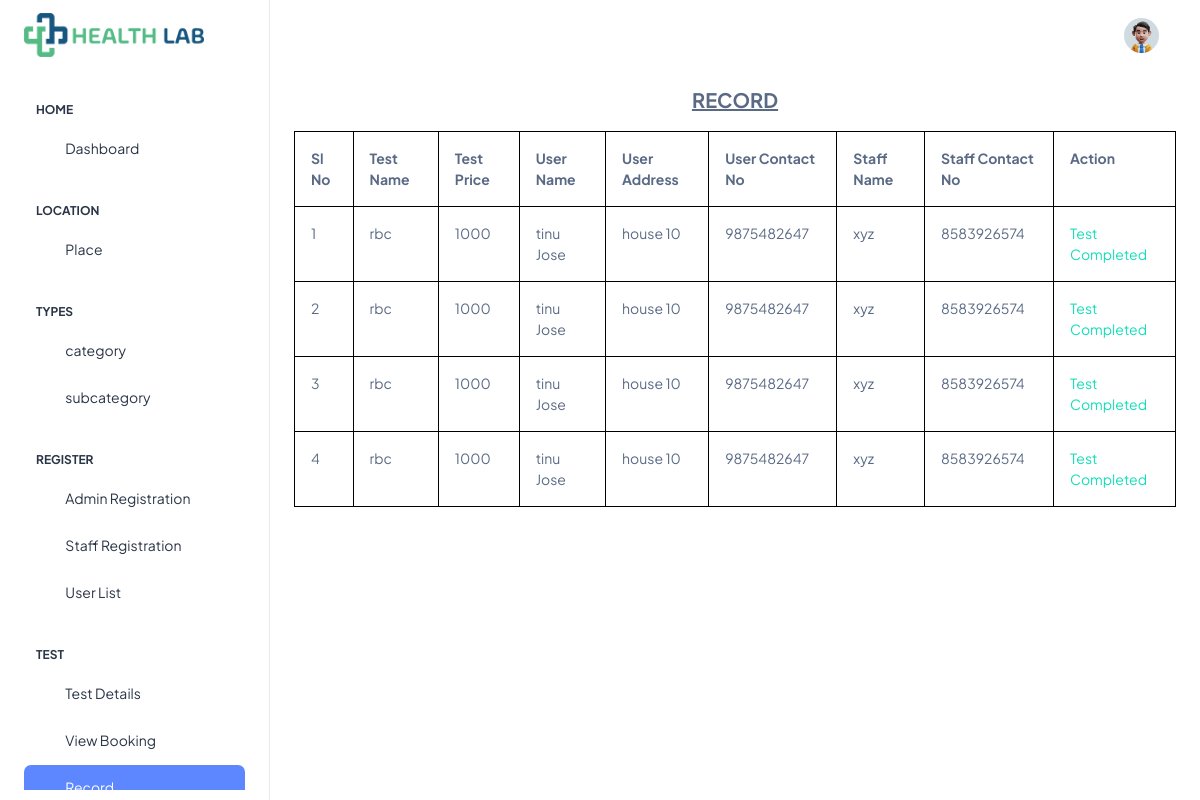
Page /Project/Admin/record.php (signed in) on the committed database.
### tables this page shows
CREATE TABLE `tbl_assignstaff` (
  `assignstaff_id` int(11) NOT NULL auto_increment,
  `booking_id` int(11) NOT NULL,
  `staff_id` int(11) NOT NULL,
  PRIMARY KEY  (`assignstaff_id`)
);

CREATE TABLE `tbl_test` (
  `test_id` int(11) NOT NULL auto_increment,
  `test_name` varchar(100) NOT NULL,
  `test_price` varchar(50) NOT NULL,
  `subcategory_id` int(11) NOT NULL,
  PRIMARY KEY  (`test_id`)
);

CREATE TABLE `tbl_user` (
  `user_id` int(11) NOT NULL auto_increment,
  `user_name` varchar(50) NOT NULL,
  `user_address` varchar(100) NOT NULL,
  `user_contact` varchar(50) NOT NULL,
  `user_proof` varchar(100) NOT NULL,
  `user_email` varchar(100) NOT NULL,
  `user_password` varchar(50) NOT NULL,
  `user_photo` varchar(100) NOT NULL,
  `place_id` int(11) NOT NULL,
  `user_age` varchar(50) NOT NULL,
  `user_gender` varchar(50) NOT NULL,
  PRIMARY KEY  (`user_id`)
);

CREATE TABLE `tbl_staff` (
  `staff_id` int(11) NOT NULL auto_increment,
  `staff_name` varchar(50) NOT NULL,
  `staff_address` varchar(100) NOT NULL,
  `staff_contact` varchar(50) NOT NULL,
  `staff_gender` varchar(50) NOT NULL,
  `staff_age` varchar(50) NOT NULL,
  `staff_proof` varchar(100) NOT NULL,
  `staff_email` varchar(50) NOT NULL,
  `staff_password` varchar(50) NOT NULL,
  `staff_photo` varchar(100) NOT NULL,
  `place_id` int(11) NOT NULL,
  PRIMARY KEY  (`staff_id`)
);

### Project/Admin/record.php (the view, shortened to what this page needs)
<?php
include("Head.php");
?>
<!DOCTYPE html PUBLIC "-//W3C//DTD XHTML 1.0 Transitional//EN" "http://www.w3.org/TR/xhtml1/DTD/xhtml1-transitional.dtd">
<html xmlns="http://www.w3.org/1999/xhtml">
<head>
</head>
<body>
<p align="center"style="font-size: 20px" ><strong><u>RECORD</u></strong></p>
<div align="center">
  <table width="200"  style="border: 1px solid black;" class="table table-bordered">
    <tr>
    <td><strong>Sl No</strong></td>
<td><strong>Test Name</strong></td>
<td><strong>Test Price</strong></td>
<td><strong>User Name</strong></td>
<td><strong>User Address</strong></td>
<td><strong>User Contact No</strong></td>
<td><strong>Staff Name</strong></td>
<td><strong>Staff Contact No</strong></td>
<td><strong>Action</strong></td>
    </tr>
    <tr>
      <?php
  		$i=0;
  		$selQry="select *
from tbl_assignstaff s inner join tbl_booking c on c.booking_id = s.booking_id inner join tbl_user m on m.user_id = c.user_id inner join tbl_staff u on u.staff_id =s.staff_id inner join tbl_test r on r.test_id=c.test_id where booking_status=4";
		$data=mysql_query($selQry);
		while($row=mysql_fetch_array($data))
		{
			$i++;
			?>
    <tr>
      <td><?php echo $i?> </td>
      <td><?php echo $row["test_name"]?></td>
      <td><?php echo $row["test_price"]?></td>
      <td><?php echo $row["user_name"]?></td>
      <td><?php echo $row["user_address"]?></td>
      <td><?php echo $row["user_contact"]?></td>
      <td><?php echo $row["staff_name"]?></td>
      <td><?php echo $row["staff_contact"]?></td>
       <td class="text-success">Test Completed</td>
    </tr>
    <?php
		}
   ?>
  </table>
</div>
</body>
</html>
<?php
include("Foot.php");
?>

### rows in the picture
tbl_assignstaff: tbl_test.test_name "rbc", tbl_test.test_price "1000", tbl_user.user_name "tinu Jose", tbl_user.user_address "house 10", tbl_user.user_contact "9875482647", staff.staff_name "xyz", staff.staff_contact "8583926574"
tbl_assignstaff: tbl_test.test_name "rbc", tbl_test.test_price "1000", tbl_user.user_name "tinu Jose", tbl_user.user_address "house 10", tbl_user.user_contact "9875482647", staff.staff_name "xyz", staff.staff_contact "8583926574"
tbl_assignstaff: tbl_test.test_name "rbc", tbl_test.test_price "1000", tbl_user.user_name "tinu Jose", tbl_user.user_address "house 10", tbl_user.user_contact "9875482647", staff.staff_name "xyz", staff.staff_contact "8583926574"
tbl_assignstaff: tbl_test.test_name "rbc", tbl_test.test_price "1000", tbl_user.user_name "tinu Jose", tbl_user.user_address "house 10", tbl_user.user_contact "9875482647", staff.staff_name "xyz", staff.staff_contact "8583926574"
